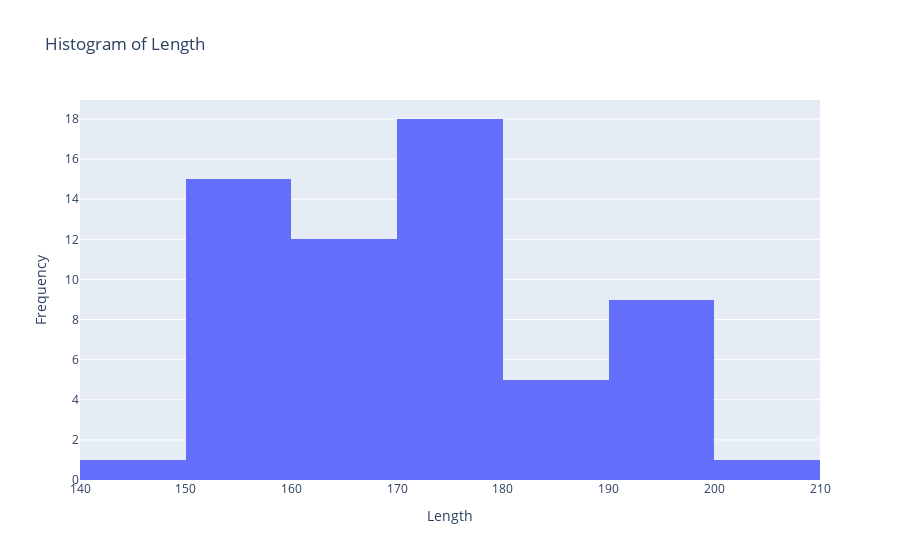

Notebook source saved alongside this figure:
### Code cell
# Plotly histogram
fig = px.histogram(auto_df, x='length', nbins=10, title='Histogram of Length')
fig.update_layout(
    xaxis_title='Length',
    yaxis_title='Frequency'
)
fig.show()

### Figure 1 — Plotly figure (JSON) as saved in the notebook; plotly's stock layout.template omitted (floating-point values rounded to 4 significant figures)
{"data": [{"alignmentgroup": "True", "bingroup": "x", "hovertemplate": "length=%{x}<br>count=%{y}<extra></extra>", "legendgroup": "", "marker": {"color": "#636efa", "pattern": {"shape": ""}}, "name": "", "nbinsx": 10, "offsetgroup": "", "orientation": "v", "showlegend": false, "type": "histogram", "x": [168.8, 168.8, 171.2, 176.6, 176.6, 177.3, 192.7, 176.8, 176.8, 176.8, 189, 193.8, 197, 141.1, 155.9, 158.8, 157.3, 157.3, 157.1, 175.4, 169.1, 170.7, 155.9, 155.9, 199.6, 199.6, 191.7, 159.1, 159.1, 159.1, 169, 175, 190.9, 190.9, 208.1, 199.2, 157.3, 157.3, 172.4, 172.4, 165.3, 165.3, 165.3, 170.2, 184.6, 168.9, 168.9, 175.7, 158.7, 158.7, 158.7, 169.7, 169.7, 169.7, 187.8, 171.7, 171.7, 171.7, 171.7, 188.8, 188.8], "xaxis": "x", "yaxis": "y"}], "layout": {"barmode": "relative", "legend": {"tracegroupgap": 0}, "title": {"text": "Histogram of Length"}, "xaxis": {"anchor": "y", "domain": [0, 1], "title": {"text": "Length"}}, "yaxis": {"anchor": "x", "domain": [0, 1], "title": {"text": "Frequency"}}}}
